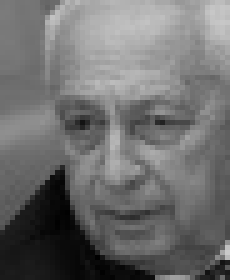
#> input picture CV/faces/mpeg7/ArielSharon0003_3.jpg, 46 x 56 px (shown 5 times larger); its folder holds 4 pictures in this run
$ python eigenfaces_method.py   (older library calls are emulated)
#> lines starting #> are read from the running program, lines starting #| are printed output that depends on the picture
# -*- coding: utf-8 -*-

"""
Created on Wed Mar 11 20:11:31 2015

"""

import os
import cv
import cv2
import csv
import numpy as np
import scipy.misc
import facerec_tools as ft


# Computing the F matrix
facesDir = "./mpeg7"
# Parameters
i = 0
a = 56
b = 46
N = a * b
for (dirname, dirnames, filenames) in os.walk(facesDir):
    imgNum = len(filenames)
    F_mx = np.zeros((N,imgNum))
    for filename in filenames:
        img = cv2.imread(os.path.join(dirname, filename))
#> img is the input picture: shape (56, 46, 3); min 0, max 202, mean 110.4
        F_mx[:,i] = img[:,:,0].reshape((1,N))
        i = i+1


# Calculating the mean face of each classes, and the mean face of classes
meanFace = np.mean(F_mx, axis=1)
#> meanFace = 2576 values, max 223.2 at index 19, min 27.5 at index 1120, mean 128.1
cv2.imshow('meanface',meanFace.reshape((a,b)).astype('uint8'))
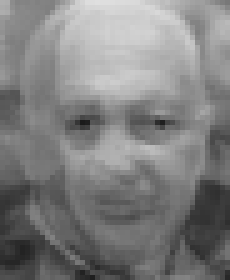
#> window 'meanface': shape (56, 46) (shown 5 times larger); min 27, max 223, mean 127.7
# Calculating the A & S,R matrix
A_mx = np.subtract(F_mx.transpose(), meanFace).transpose()
#> A_mx = 2576 rows, first 6: [-54.5, 29.5, -25.5, 50.5], [-51.75, 30.25, -22.75, 44.25], [-20, 62, 9, -51], [-14.25, 74.75, 19.75, -80.25], [-15.25, 74.75, 18.75, -78.25], [-13.25, 71.75, 19.75, -78.25]
S_mx = np.dot(A_mx,A_mx.transpose())
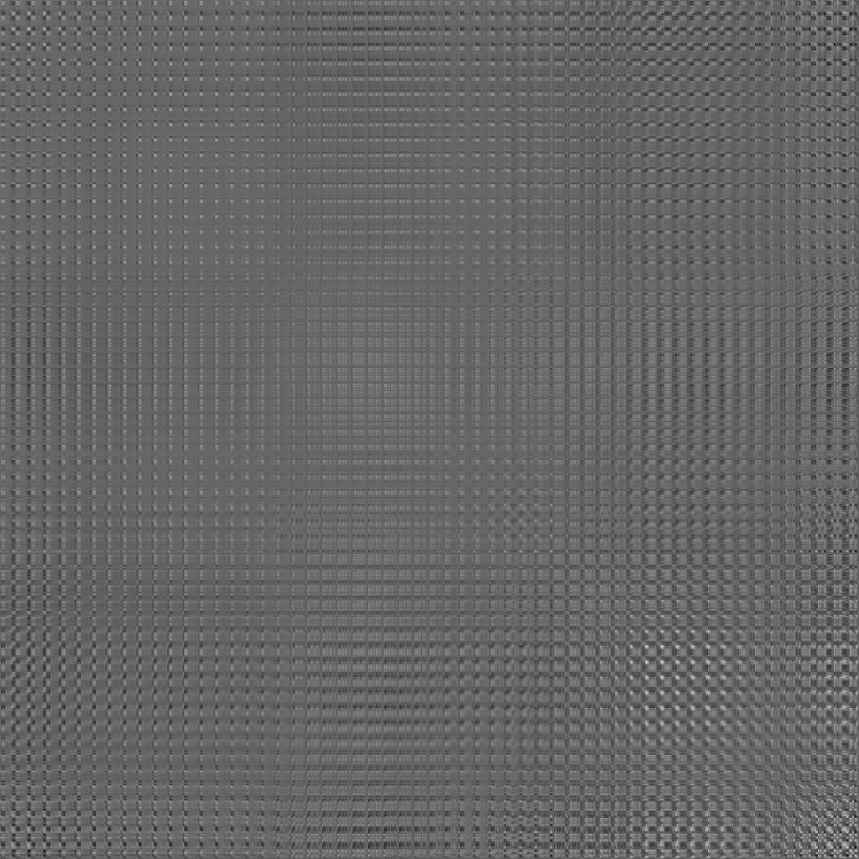
#> S_mx: shape (2576, 2576) float64 (shown at 1/3 size); min -27890, max 43317, mean 826.1; drawn with min black and max white
R_mx = np.dot(A_mx.transpose(),A_mx)
#> R_mx = [[2830960.1, -865734.1, -1777097.6, -188128.4], [-865734.1, 3231747.6, -319548.9, -2046464.6], [-1777097.6, -319548.9, 5242035.6, -3145389.1], [-188128.4, -2046464.6, -3145389.1, 5379982.1]]

# Calculating the eigen vectors/values
eps, v = np.linalg.eig(R_mx)
#> eps = [9002519.3, -2.33e-10, 3301981.3, 4380224.9]; v = [[0.2, -0.5, 0.77, -0.342], [-0.239, -0.5, -0.542, -0.631], [-0.652, -0.5, 0.0942, 0.562], [0.691, -0.5, -0.322, 0.411]]

MSE_wr = np.zeros((imgNum-1,1))
savefold = './results6_2'
l = 21
# video = cv2.VideoWriter('video.avi',-1,1,(a,b))
for m in range(1,imgNum):
# Bulding the W matrix
    eps_m = np.argsort(eps)[::-1]
    eps_m = eps_m[0:m] # indexes of the m largest eigenvalues
    V_mx = v.transpose()[eps_m].transpose()
    W_mx = np.dot(A_mx,V_mx)
    k = np.size(W_mx[0,:]) - 1
    while k>=0:
        W_mx[:,k] = W_mx[:,k] / np.linalg.norm(W_mx[:,k])
        k = k - 1
# projection values, reconstructed faces and error computation
    Y_mx = np.dot(W_mx.transpose(),A_mx)
    ab = np.dot(W_mx,Y_mx)
    x_hat = np.add(ab.transpose(),meanFace).transpose() # reconstructed face
    """
    # classification test
        img_test = cv2.imread('./hugochavez0005_8.jpg')
        f_test = img_test[:,:,0].reshape((1,N))
        ac_test = (f_test - meanFace).astype('float64')
        y_test = np.dot(W_mx.transpose(),ac_test.transpose())
        par = 3
        test_class = ft.faceEngine (y_test, par, Y_mx)
    for i in range(0,len(test_class)):
        testface = F_mx[:,test_class[i][1]]
        testface_re = testface.reshape((a,b)).astype('uint8')
        WinName = "Class test{:.0f}".format(i)
        cv2.imshow(WinName,testface_re)
    """
    E_mx = np.zeros((N,imgNum)) # absolute error matrix
    for i in range(0,imgNum):
        E_mx[:,i] = np.abs(F_mx[:,i]-x_hat[:,i])
    MSE = np.zeros((imgNum,1))
    MSE = ((F_mx - x_hat) ** 2).mean(axis=1) # MSE error matrix

# test
# video = cv2.VideoWriter('video.avi',-1,1,(a,b))
#> (the run stopped early here; a loop or call above may not have finished)
